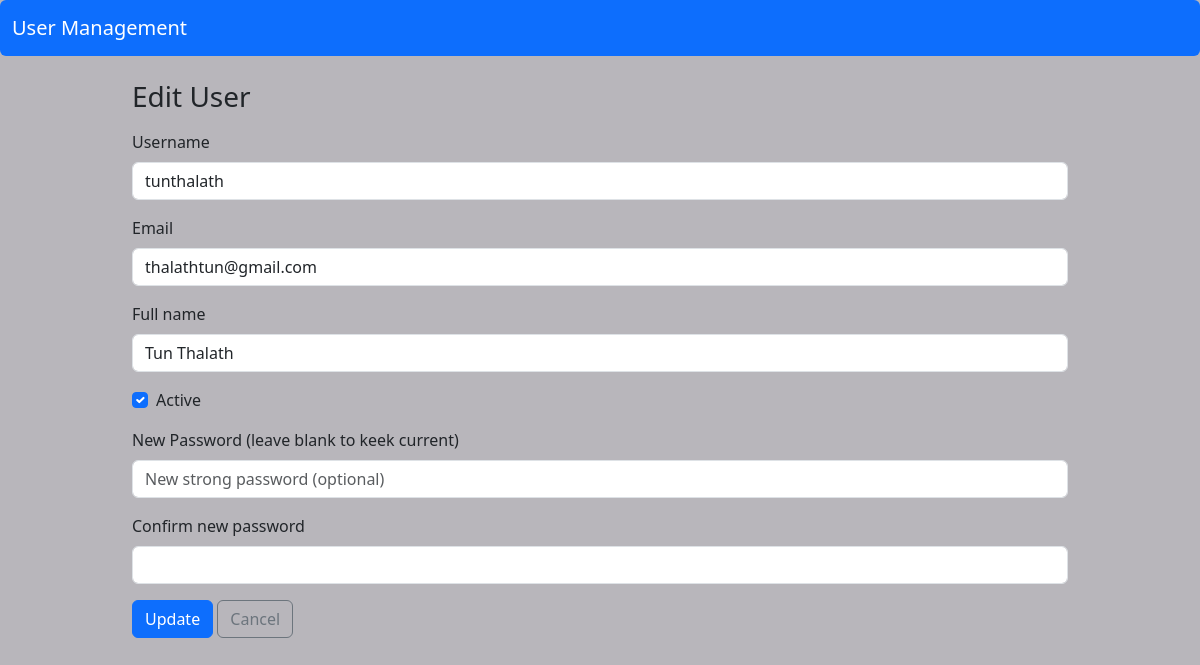
Page /users/1/edit on the committed database.
### app/models/user.py (models this page shows, shortened)
class User(db.Model):
    __tablename__ = "users"
    id = db.Column(db.Integer, primary_key=True)
    username = db.Column(db.String(80), unique=True, nullable=False)
    email = db.Column(db.String(120), unique=True, nullable=False)
    full_name = db.Column(db.String(120), nullable=False)
    is_active = db.Column(db.Boolean, default=True, nullable=False)
    password_hash = db.Column(db.String(255), nullable=False)
    created_at = db.Column(db.DateTime, default=datetime.utcnow, nullable=False)
    updated_at = db.Column(
        db.DateTime, default=datetime.utcnow, onupdate=datetime.utcnow, nullable=False
    )

### app/routes/user_routes.py (the view, shortened to what this page needs)
@user_bp.route("/<int:user_id>/edit", methods=["GET", "POST"])
def edit(user_id: int):
    user = UserService.get_by_id(user_id)
    if user is None:
        abort(404)
    form = UserEditForm(original_user=user, obj=user)
    return render_template("users/edit.html", form=form, user=user)

### app/forms/user_forms.py (shortened to what this page needs)
class UserEditForm(FlaskForm):
    username = StringField(
        "Username",
        validators = [DataRequired(), Length(min=3, max=120)],
    )
    email = StringField(
        "Email",
        validators=[DataRequired(), Email(), Length(max=120)]
    )
    full_name = StringField(
        "Full name",
        validators=[DataRequired(), Length(min=3, max=120)],
    )
    is_active = BooleanField("Active")
    password = PasswordField(
        "New Password (leave blank to keek current)",
        validators=[strong_password],
        render_kw={"placeholder": "New strong password (optional)"},
    )
    confirm_password = PasswordField(
        "Confirm new password",
        validators=[EqualTo("password", message="Password must matche.")],
    )
    submit = SubmitField("Update")
    def __init__(self, original_user: User, *args, **kwargs):
        super().__init__(*args, **kwargs)
        self.original_user = original_user

### app/services/user_services.py (called while the page is built)
    @staticmethod
    def get_by_id(user_id: int) -> Optional[User]:
        return User.query.get(user_id)

### app/templates/users/edit.html (shortened to what this page needs)
{% extends "layouts/base.html" %}
{%block content%}
<h1 class="h3 mb-3"> Edit User </h1>
<form method="post", novalidate>
    {% include "users/_form.html" %}
</form>
{% endblock %}

### app/templates/users/_form.html (shortened to what this page needs)
<div class="mb-3">
    {{ form.username.label(class="form-label") }}
    {{ form.username(class="form-control") }}
</div>
<div class="mb-3">
    {{ form.email.label(class="form-label") }}
    {{ form.email(class="form-control") }}
</div>
<div class="mb-3">
    {{ form.full_name.label(class="form-label") }}
    {{ form.full_name(class="form-control") }}
</div>
<div class="form-check mb-3 ">
    {{ form.is_active(class="form-check-input") }}
    {{ form.is_active.label(class="form-check-label") }}
</div>
<div class="mb-3">
    {{ form.password.label(class="form-label") }}
    {{ form.password(class="form-control") }}
</div>
<div class="mb-3">
    {{ form.confirm_password.label(class="form-label") }}
    {{ form.confirm_password(class="form-control") }}
</div>
<div>
    {{ form.submit(class="btn btn-primary") }}
    <a href="{{ url_for('users.index') }}" class="btn btn-outline-secondary"> Cancel</a>
</div>

### app/static/css/style.css (style rules this page uses)
body { background-color: #f5f5f5; }

### app/templates/layouts/base.html (style rules this page uses)
body { background-color: #b8b6bbff; }

### rows in the picture
User: username "tunthalath", email "thalathtun@gmail.com", full_name "Tun Thalath", is_active "☑"
